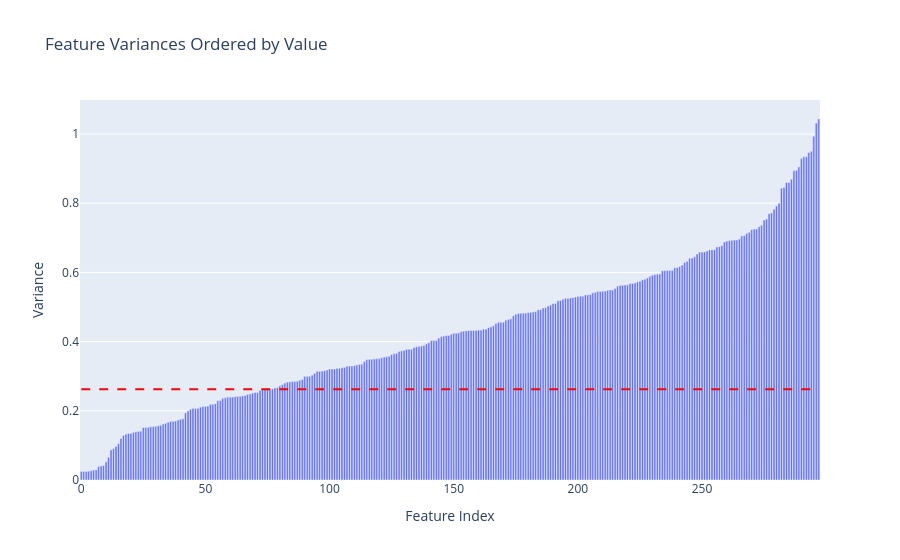

Notebook source saved alongside this figure:
### Code cell
own_dim_red.show_graph()

### Figure 1 — Plotly figure (JSON) as saved in the notebook; plotly's stock layout.template omitted (floating-point values rounded to 4 significant figures; data arrays with more than 128 entries replaced by an {"elided": "..."} marker saying what was removed)
{"data": [{"alignmentgroup": "True", "customdata": {"elided": "298x1 str values"}, "hovertemplate": "Feature Index=%{x}<br>Variance=%{y}<br>Feature=%{customdata[0]}<extra></extra>", "legendgroup": "", "marker": {"color": "#636efa", "pattern": {"shape": ""}}, "name": "", "offsetgroup": "", "orientation": "v", "showlegend": false, "textposition": "auto", "type": "bar", "x": {"elided": "298 int values"}, "xaxis": "x", "y": {"elided": "298 float values"}, "yaxis": "y"}], "layout": {"barmode": "relative", "legend": {"tracegroupgap": 0}, "shapes": [{"line": {"color": "red", "dash": "dash", "width": 2}, "name": "Lower Bound", "type": "line", "x0": 0, "x1": 297, "y0": 0.262, "y1": 0.262}], "showlegend": false, "title": {"text": "Feature Variances Ordered by Value"}, "xaxis": {"anchor": "y", "domain": [0, 1], "title": {"text": "Feature Index"}}, "yaxis": {"anchor": "x", "domain": [0, 1], "title": {"text": "Variance"}}}}
